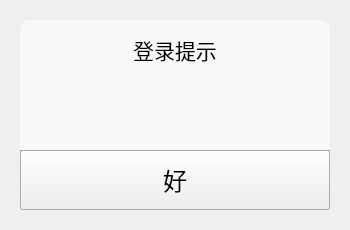
<?xml version="1.0" encoding="UTF-8"?>
<ui version="4.0">
 <class>MyDialog</class>
 <widget class="QWidget" name="MyDialog">
  <property name="geometry">
   <rect>
    <x>0</x>
    <y>0</y>
    <width>350</width>
    <height>230</height>
   </rect>
  </property>
  <property name="windowTitle">
   <string>Form</string>
  </property>
  <widget class="QWidget" name="widget" native="true">
   <property name="geometry">
    <rect>
     <x>20</x>
     <y>20</y>
     <width>310</width>
     <height>190</height>
    </rect>
   </property>
   <property name="styleSheet">
    <string notr="true">#widget{
	background-color : #F8F8F8;
	border-radius : 10px;
}</string>
   </property>
   <widget class="Line" name="line">
    <property name="geometry">
     <rect>
      <x>0</x>
      <y>130</y>
      <width>420</width>
      <height>2</height>
     </rect>
    </property>
    <property name="styleSheet">
     <string notr="true">#line{
	background-color:#D8D8D9;
}</string>
    </property>
    <property name="orientation">
     <enum>Qt::Horizontal</enum>
    </property>
   </widget>
   <widget class="QPushButton" name="ok">
    <property name="geometry">
     <rect>
      <x>0</x>
      <y>130</y>
      <width>310</width>
      <height>60</height>
     </rect>
    </property>
    <property name="font">
     <font>
      <family>等线</family>
      <pointsize>18</pointsize>
     </font>
    </property>
    <property name="styleSheet">
     <string notr="true"/>
    </property>
    <property name="text">
     <string>好</string>
    </property>
   </widget>
   <widget class="QLabel" name="label">
    <property name="geometry">
     <rect>
      <x>0</x>
      <y>10</y>
      <width>310</width>
      <height>40</height>
     </rect>
    </property>
    <property name="font">
     <font>
      <family>黑体</family>
      <pointsize>16</pointsize>
     </font>
    </property>
    <property name="text">
     <string>登录提示</string>
    </property>
    <property name="alignment">
     <set>Qt::AlignCenter</set>
    </property>
   </widget>
   <widget class="QLabel" name="label_2">
    <property name="geometry">
     <rect>
      <x>0</x>
      <y>60</y>
      <width>310</width>
      <height>40</height>
     </rect>
    </property>
    <property name="font">
     <font>
      <family>等线 Light</family>
      <pointsize>14</pointsize>
     </font>
    </property>
    <property name="styleSheet">
     <string notr="true"/>
    </property>
    <property name="text">
     <string/>
    </property>
    <property name="alignment">
     <set>Qt::AlignCenter</set>
    </property>
   </widget>
   <widget class="QLabel" name="label_3">
    <property name="geometry">
     <rect>
      <x>170</x>
      <y>150</y>
      <width>100</width>
      <height>20</height>
     </rect>
    </property>
    <property name="font">
     <font>
      <family>等线</family>
     </font>
    </property>
    <property name="styleSheet">
     <string notr="true">color : #999999;
background-color : transparent</string>
    </property>
    <property name="text">
     <string/>
    </property>
   </widget>
  </widget>
 </widget>
 <resources/>
 <connections/>
</ui>
